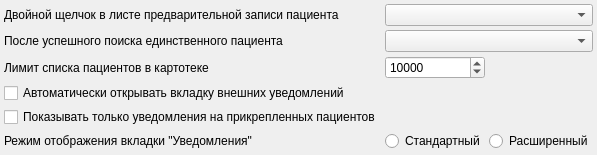
<?xml version="1.0" encoding="UTF-8"?>
<ui version="4.0">
 <class>registryPage</class>
 <widget class="QWidget" name="registryPage">
  <property name="geometry">
   <rect>
    <x>0</x>
    <y>0</y>
    <width>542</width>
    <height>155</height>
   </rect>
  </property>
  <property name="windowTitle">
   <string>Картотека</string>
  </property>
  <property name="toolTip">
   <string/>
  </property>
  <layout class="QGridLayout" name="gridLayout">
   <property name="margin">
    <number>4</number>
   </property>
   <property name="spacing">
    <number>4</number>
   </property>
   <item row="0" column="1" colspan="2">
    <widget class="QComboBox" name="cmbDoubleClickQueueClient">
     <item>
      <property name="text">
       <string/>
      </property>
     </item>
     <item>
      <property name="text">
       <string>Новое обращение</string>
      </property>
     </item>
     <item>
      <property name="text">
       <string>Изменить жалобы/примечания</string>
      </property>
     </item>
     <item>
      <property name="text">
       <string>Напечатать приглашение</string>
      </property>
     </item>
     <item>
      <property name="text">
       <string>Перейти в график</string>
      </property>
     </item>
    </widget>
   </item>
   <item row="8" column="0">
    <spacer name="verticalSpacer">
     <property name="orientation">
      <enum>Qt::Vertical</enum>
     </property>
     <property name="sizeHint" stdset="0">
      <size>
       <width>20</width>
       <height>1</height>
      </size>
     </property>
    </spacer>
   </item>
   <item row="0" column="0">
    <widget class="QLabel" name="lblDoubleClickQueueClient">
     <property name="text">
      <string>Двойной щелчок в листе предварительной записи пациента</string>
     </property>
    </widget>
   </item>
   <item row="3" column="0">
    <widget class="QLabel" name="lblOnSingleClientInSearchResult">
     <property name="text">
      <string>После успешного поиска единственного пациента</string>
     </property>
    </widget>
   </item>
   <item row="6" column="0">
    <widget class="QCheckBox" name="chkExternalNotificationOnlyAttach">
     <property name="text">
      <string>Показывать только уведомления на прикрепленных пациентов</string>
     </property>
    </widget>
   </item>
   <item row="5" column="0">
    <widget class="QCheckBox" name="chkExternalNotificationAuto">
     <property name="text">
      <string>Автоматически открывать вкладку внешних уведомлений</string>
     </property>
    </widget>
   </item>
   <item row="3" column="1" colspan="2">
    <widget class="QComboBox" name="cmbOnSingleClientInSearchResult">
     <item>
      <property name="text">
       <string/>
      </property>
     </item>
     <item>
      <property name="text">
       <string>Новое обращение</string>
      </property>
     </item>
     <item>
      <property name="text">
       <string>Открыть прививочную карту</string>
      </property>
     </item>
    </widget>
   </item>
   <item row="4" column="1">
    <widget class="QSpinBox" name="edtClientsLimit">
     <property name="minimum">
      <number>1</number>
     </property>
     <property name="maximum">
      <number>100000000</number>
     </property>
     <property name="value">
      <number>10000</number>
     </property>
    </widget>
   </item>
   <item row="4" column="0">
    <widget class="QLabel" name="lblClientsLimit">
     <property name="text">
      <string>Лимит списка пациентов в картотеке</string>
     </property>
     <property name="buddy">
      <cstring>edtClientsLimit</cstring>
     </property>
    </widget>
   </item>
   <item row="7" column="0">
    <widget class="QLabel" name="lblUserNotificationsMode">
     <property name="text">
      <string>Режим отображения вкладки &quot;Уведомления&quot;</string>
     </property>
     <property name="buddy">
      <cstring>edtClientsLimit</cstring>
     </property>
    </widget>
   </item>
   <item row="7" column="1">
    <widget class="QRadioButton" name="rbnUserNotificationsModeStandard">
     <property name="text">
      <string>Стандартный</string>
     </property>
    </widget>
   </item>
   <item row="7" column="2">
    <widget class="QRadioButton" name="rbnUserNotificationsModeExtended">
     <property name="text">
      <string>Расширенный</string>
     </property>
    </widget>
   </item>
  </layout>
 </widget>
 <tabstops>
  <tabstop>cmbDoubleClickQueueClient</tabstop>
 </tabstops>
 <resources/>
 <connections/>
</ui>
